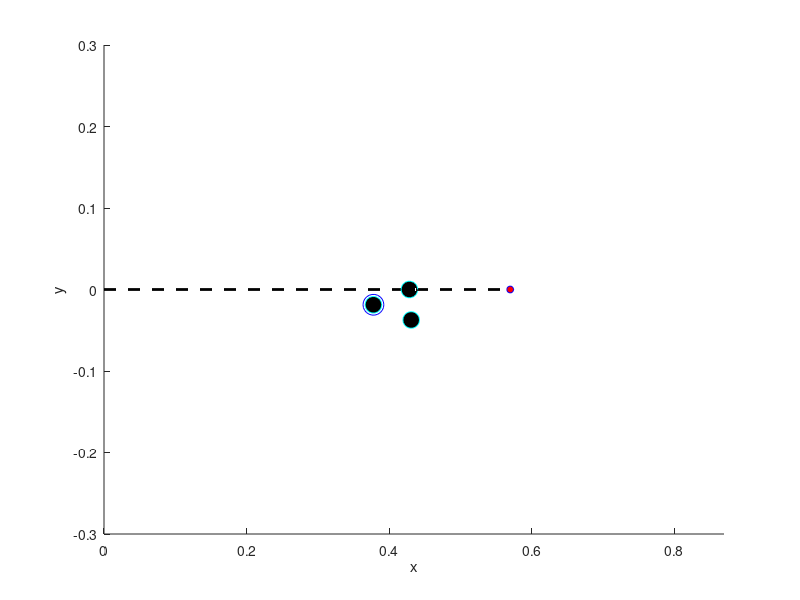

Write the MATLAB code that produced this figure. (Note: this script raises an error after producing the figure.)
%%%%%%%%%%%%%% INIT %%%%%%%%%%%%%%

%close all
clear all
clc

rr=0.2; % robot_radius
rh=0.12; % head radius
l3=0.18; % link 3 length
n_points=100;

% head centre position wrt to Fb reference system
xT=0.57;yT=0; zT=0.57;pT=[xT,yT,zT];

%%%%%%%%%%%%%% TRANSFORMATIONS %%%%%%%%%%%%%%

% b->0
s0=pi/4;
C0=cos(s0);S0=sin(s0);
Rb0=[0,0,1;-1,0,0;0,-1,0]*[1,0,0;0,C0,-S0;0,S0,C0]; % rotation matrix
pb0=[xT;yT;zT]; % translation in the head centre
Tb0=[Rb0,pb0;0,0,0,1]; % transformation matrix
    
% joint 1
q1=pi/2*(1-2*rand(1));
C1=cos(q1);S1=sin(q1);
R01=[C1,-S1,0;S1,C1,0;0,0,1];  % rotation matrix
p01=[0;0;0]; % translation 
T01=[R01,p01;0,0,0,1]; % transformation matrix    
Tb1=Tb0*T01; 
    
% joint 2
q2=pi*(1-2*rand(1));
s1=pi/2;
C2=cos(q2);S2=sin(q2);
Cs1=cos(s1);Ss1=sin(s1);
R12=[C2,-S2,0;Cs1*S2,Cs1*C2,Ss1;-Ss1*S2,-Ss1*C2,Cs1];  % rotation matrix
p12=[0;0;0]; % translation 
T12=[R12,p12;0,0,0,1]; % transformation matrix    
Tb2=Tb1*T12; 

% joint 3
q3=0%rh*(1-2*rand(1));
s2=pi/3;
Cs2=cos(s2);Ss2=sin(s2);
R23=[1,0,0;0,Cs2,Ss2;0,-Ss2,Cs2];  % rotation matrix
p23=[0;q3*Ss2;q3*Cs2]; % translation 
T23=[R23,p23;0,0,0,1]; % transformation matrix    
Tb3=Tb2*T23;


%%%%%%%%%%%%%% FKM %%%%%%%%%%%%%%%%
D1=-S2*Ss2;
D2=q3*D1;
D3=Cs1*S2;
D4=Cs1*C2*Ss2+Ss1*Cs2;
D5=q3*D4;
D6=-Ss1*S2;
D7=-Ss2*Ss1*C2+Cs1*Cs2;
D8=q3*D7;
D9=C1*C2-S1*D3;
D10=C1*D1-S1*D4;
D11=C1*D2-S1*D5;
D12=S1*C2+C1*D3;
D13=S1*D1+C1*D4;
D14=S1*D2+C1*D5;

T03=[D9,D13*D6-D12*D7,D10,D11;D12,D7*D9-D10*D6,D13,D14;D6,D10*D12-D9*D13,D7,D8;0,0,0,1];
% numerical calculations to check
if max(T03-T01*T12*T23)<1e-8
     disp('Bravo/a')
end

r4=-rh;
x=D11+r4*D10; %x=px+r4*zx;
y=D14+r4*D13; %y=py+r4*zy;
z=D8+r4*D7;  %z=pz+r4*zz;

b_p04=Tb0*[x;y;z;1];
b_p04=b_p04(1:3)';
% numerical calculations to check
if (max(b_p04-[xT+(q3-rh)*Tb3(1,3),yT+(q3-rh)*Tb3(2,3),zT+(q3-rh)*Tb3(3,3)]))<1e-8
     disp('Tutto bene')
     disp(' ')
end

disp('*******************************')
disp('O4 position in Fb:')
disp(' ')
disp('  x=          y=       z=   ')
disp([b_p04(1) b_p04(2) b_p04(3)])
disp('*******************************')

%%%%%%%%%%%%%% IKM %%%%%%%%%%%%%%%%

disp('*******************************')
disp('q configuration:')
disp(' ')
disp('-> initial:')
disp(' ')
disp('  q1=          q2=       q3=   ')
disp([q1 q2 q3])


q3=rh-sqrt(x^2+y^2+z^2);

if q3==rh
    disp('Problem n.1')
else
C2=(Cs1*Cs2-z/(q3-rh))/(Ss1*Ss2);
    for i=[1,2]
        eps2=(-1)^i;
        S2=eps2*sqrt(1-C2^2);
        q2(i)=atan2(S2,C2);

        D1=-S2*Ss2;
        D4=Cs1*C2*Ss2+Ss1*Cs2;

        tmp_det=-(D1^2+D4^2);
        if tmp_det==0
            disp('Problem n.2')
        else
            tmp=1/tmp_det*[D4,-D1;-D1,-D4]*1/(q3-rh)*[x;y];
            q1(i)=atan2(tmp(1),tmp(2));
        end
    end
end

disp('-> IKM:')
disp('-> First solution:')
disp('  q1=          q2=       q3=   ')
disp([q1(1) q2(1) q3])
disp('-> Second solution:')
disp('  q1=          q2=       q3=   ')
disp([q1(2) q2(2) q3])
disp('*******************************')



% zoom to check (at the resolution)
 axis([xT+(q3-rh)*Tb3(1,3)-0.001, xT+(q3-rh)*Tb3(1,3)+0.001,...
     yT+(q3-rh)*Tb3(2,3)-0.001 yT+(q3-rh)*Tb3(2,3)+0.001,...
     zT+(q3-rh)*Tb3(3,3)-0.001 zT+(q3-rh)*Tb3(3,3)+0.001])

%%%%%%%%%%%%%% PLOTS %%%%%%%%%%%%%%
 
hold on 
axis([0 xT+1.5*rr,yT-1.5*rr,yT+1.5*rr,0,zT+2*rr])
xlabel('x');ylabel('y');zlabel('z')

line([0,xT],[0 yT],[0,zT],'LineWidth',2,'LineStyle','--','Color','k')

plot3(xT,yT,zT,'bo','MarkerSize',5, 'MarkerFaceColor','r')
plot3(xT-rr*Tb1(1,3),yT-rr*Tb1(2,3),zT-rr*Tb1(3,3),'co','MarkerSize',12, 'MarkerFaceColor','k')
plot3(xT-rr*Tb2(1,3),yT-rr*Tb2(2,3),zT-rr*Tb2(3,3),'co','MarkerSize',12, 'MarkerFaceColor','k')
plot3(xT-rr*Tb3(1,3),yT-rr*Tb3(2,3),zT-rr*Tb3(3,3),'co','MarkerSize',12, 'MarkerFaceColor','k') 
plot3(xT-rr*Tb3(1,3),yT-rr*Tb3(2,3),zT-rr*Tb3(3,3),'bo','MarkerSize',15)

circular_arc(pT,rr,0,s1,Tb1,'r-')
circular_arc(pT,rr,0,s2,Tb2,'y-')
line([xT+(q3-rh-l3)*Tb3(1,3) xT+(q3-rh)*Tb3(1,3)], ...
    [yT+(q3-rh-l3)*Tb3(2,3) yT+(q3-rh)*Tb3(2,3)], ...
    [zT+(q3-rh-l3)*Tb3(3,3) zT+(q3-rh)*Tb3(3,3)],...
    'Color',[0.6 0.6 0.6],'LineStyle','-','LineWidth',5)

colormap([1, 0.75, 0.79])
[xs,ys,zs]=sphere;

surf(xT+rh*xs,rh*ys,zT+rh*zs)

alpha(0.6)
shading interp


box on
grid on
view([0,-1,0]);
rotate3d on


